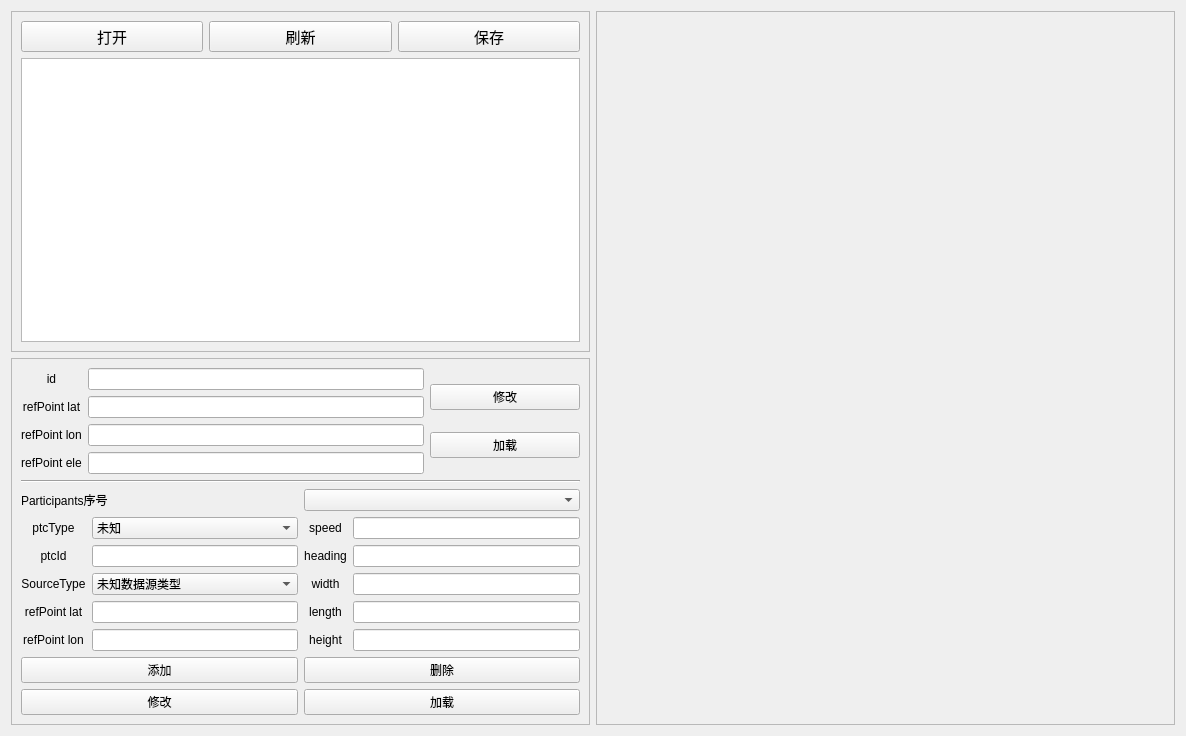
<?xml version="1.0" encoding="UTF-8"?>
<ui version="4.0">
 <class>Form</class>
 <widget class="QWidget" name="Form">
  <property name="geometry">
   <rect>
    <x>0</x>
    <y>0</y>
    <width>1186</width>
    <height>736</height>
   </rect>
  </property>
  <property name="windowTitle">
   <string>rsm配置文件生成工具 1.0</string>
  </property>
  <property name="windowIcon">
   <iconset>
    <normaloff>C:/Users/ctfo/.designer/backup/logo.ico</normaloff>C:/Users/ctfo/.designer/backup/logo.ico</iconset>
  </property>
  <layout class="QGridLayout" name="gridLayout_8">
   <item row="0" column="0">
    <widget class="QFrame" name="frame_2">
     <property name="sizePolicy">
      <sizepolicy hsizetype="Expanding" vsizetype="Expanding">
       <horstretch>0</horstretch>
       <verstretch>0</verstretch>
      </sizepolicy>
     </property>
     <property name="frameShape">
      <enum>QFrame::StyledPanel</enum>
     </property>
     <property name="frameShadow">
      <enum>QFrame::Raised</enum>
     </property>
     <layout class="QGridLayout" name="gridLayout">
      <item row="0" column="0">
       <widget class="QPushButton" name="pushButton_open">
        <property name="font">
         <font>
          <family>Arial</family>
          <pointsize>11</pointsize>
         </font>
        </property>
        <property name="text">
         <string>打开</string>
        </property>
       </widget>
      </item>
      <item row="0" column="1">
       <widget class="QPushButton" name="pushButton_shuaxin">
        <property name="font">
         <font>
          <family>Arial</family>
          <pointsize>11</pointsize>
         </font>
        </property>
        <property name="text">
         <string>刷新</string>
        </property>
       </widget>
      </item>
      <item row="1" column="0" colspan="3">
       <widget class="QTreeView" name="treeView_read">
        <property name="minimumSize">
         <size>
          <width>0</width>
          <height>0</height>
         </size>
        </property>
       </widget>
      </item>
      <item row="0" column="2">
       <widget class="QPushButton" name="pushButton_save">
        <property name="font">
         <font>
          <family>Arial</family>
          <pointsize>11</pointsize>
         </font>
        </property>
        <property name="text">
         <string>保存</string>
        </property>
       </widget>
      </item>
     </layout>
    </widget>
   </item>
   <item row="0" column="1" rowspan="2">
    <widget class="QFrame" name="frame">
     <property name="sizePolicy">
      <sizepolicy hsizetype="MinimumExpanding" vsizetype="MinimumExpanding">
       <horstretch>0</horstretch>
       <verstretch>0</verstretch>
      </sizepolicy>
     </property>
     <property name="minimumSize">
      <size>
       <width>0</width>
       <height>0</height>
      </size>
     </property>
     <property name="frameShape">
      <enum>QFrame::StyledPanel</enum>
     </property>
     <property name="frameShadow">
      <enum>QFrame::Raised</enum>
     </property>
     <layout class="QGridLayout" name="gridLayout_14"/>
    </widget>
   </item>
   <item row="1" column="0">
    <widget class="QFrame" name="frame_1">
     <property name="frameShape">
      <enum>QFrame::StyledPanel</enum>
     </property>
     <property name="frameShadow">
      <enum>QFrame::Raised</enum>
     </property>
     <layout class="QGridLayout" name="gridLayout_10">
      <item row="0" column="1">
       <layout class="QGridLayout" name="gridLayout_7">
        <item row="0" column="0">
         <widget class="QPushButton" name="pushButton_rsmMod">
          <property name="minimumSize">
           <size>
            <width>150</width>
            <height>0</height>
           </size>
          </property>
          <property name="text">
           <string>修改</string>
          </property>
         </widget>
        </item>
        <item row="1" column="0">
         <widget class="QPushButton" name="pushButton_rsmLoad">
          <property name="minimumSize">
           <size>
            <width>150</width>
            <height>0</height>
           </size>
          </property>
          <property name="text">
           <string>加载</string>
          </property>
         </widget>
        </item>
       </layout>
      </item>
      <item row="2" column="0" colspan="2">
       <layout class="QGridLayout" name="gridLayout_9">
        <item row="0" column="0">
         <widget class="QLabel" name="label">
          <property name="text">
           <string>Participants序号</string>
          </property>
          <property name="alignment">
           <set>Qt::AlignLeading|Qt::AlignLeft|Qt::AlignVCenter</set>
          </property>
         </widget>
        </item>
        <item row="0" column="1">
         <widget class="QComboBox" name="comboBox_part"/>
        </item>
       </layout>
      </item>
      <item row="3" column="0" colspan="2">
       <layout class="QGridLayout" name="gridLayout_5">
        <item row="0" column="0">
         <layout class="QGridLayout" name="gridLayout_2">
          <item row="0" column="0">
           <widget class="QLabel" name="label_3">
            <property name="text">
             <string>ptcType</string>
            </property>
            <property name="alignment">
             <set>Qt::AlignCenter</set>
            </property>
           </widget>
          </item>
          <item row="0" column="1">
           <widget class="QComboBox" name="comboBox_ptcType">
            <item>
             <property name="text">
              <string>未知</string>
             </property>
            </item>
            <item>
             <property name="text">
              <string>机动车</string>
             </property>
            </item>
            <item>
             <property name="text">
              <string>非机动车</string>
             </property>
            </item>
            <item>
             <property name="text">
              <string>行人</string>
             </property>
            </item>
            <item>
             <property name="text">
              <string>rsu</string>
             </property>
            </item>
           </widget>
          </item>
          <item row="1" column="0">
           <widget class="QLabel" name="label_4">
            <property name="text">
             <string>ptcId</string>
            </property>
            <property name="alignment">
             <set>Qt::AlignCenter</set>
            </property>
           </widget>
          </item>
          <item row="1" column="1">
           <widget class="QLineEdit" name="lineEdit_ptcId"/>
          </item>
          <item row="2" column="0">
           <widget class="QLabel" name="label_5">
            <property name="text">
             <string>SourceType</string>
            </property>
            <property name="alignment">
             <set>Qt::AlignCenter</set>
            </property>
           </widget>
          </item>
          <item row="2" column="1">
           <widget class="QComboBox" name="comboBox_SourceType">
            <item>
             <property name="text">
              <string>未知数据源类型</string>
             </property>
            </item>
            <item>
             <property name="text">
              <string>RSU 自身信息</string>
             </property>
            </item>
            <item>
             <property name="text">
              <string>参与者自身 广播消息</string>
             </property>
            </item>
            <item>
             <property name="text">
              <string>视频传感器</string>
             </property>
            </item>
            <item>
             <property name="text">
              <string>微波雷达传感器</string>
             </property>
            </item>
            <item>
             <property name="text">
              <string>地磁线圈传感器</string>
             </property>
            </item>
            <item>
             <property name="text">
              <string>激光雷达传感器</string>
             </property>
            </item>
            <item>
             <property name="text">
              <string>感知数据的融合结果</string>
             </property>
            </item>
           </widget>
          </item>
          <item row="3" column="0">
           <widget class="QLabel" name="label_10">
            <property name="minimumSize">
             <size>
              <width>0</width>
              <height>0</height>
             </size>
            </property>
            <property name="text">
             <string>refPoint lat</string>
            </property>
            <property name="alignment">
             <set>Qt::AlignCenter</set>
            </property>
           </widget>
          </item>
          <item row="3" column="1">
           <widget class="QLineEdit" name="lineEdit_lat"/>
          </item>
          <item row="4" column="0">
           <widget class="QLabel" name="label_23">
            <property name="minimumSize">
             <size>
              <width>0</width>
              <height>0</height>
             </size>
            </property>
            <property name="text">
             <string>refPoint lon</string>
            </property>
            <property name="alignment">
             <set>Qt::AlignCenter</set>
            </property>
           </widget>
          </item>
          <item row="4" column="1">
           <widget class="QLineEdit" name="lineEdit_lon"/>
          </item>
         </layout>
        </item>
        <item row="0" column="1">
         <layout class="QGridLayout" name="gridLayout_3">
          <item row="0" column="0">
           <widget class="QLabel" name="label_24">
            <property name="minimumSize">
             <size>
              <width>0</width>
              <height>0</height>
             </size>
            </property>
            <property name="text">
             <string>speed</string>
            </property>
            <property name="alignment">
             <set>Qt::AlignCenter</set>
            </property>
           </widget>
          </item>
          <item row="0" column="1">
           <widget class="QLineEdit" name="lineEdit_speed">
            <property name="minimumSize">
             <size>
              <width>150</width>
              <height>0</height>
             </size>
            </property>
           </widget>
          </item>
          <item row="1" column="0">
           <widget class="QLabel" name="label_25">
            <property name="minimumSize">
             <size>
              <width>0</width>
              <height>0</height>
             </size>
            </property>
            <property name="text">
             <string>heading</string>
            </property>
            <property name="alignment">
             <set>Qt::AlignCenter</set>
            </property>
           </widget>
          </item>
          <item row="1" column="1">
           <widget class="QLineEdit" name="lineEdit_heading"/>
          </item>
          <item row="2" column="0">
           <widget class="QLabel" name="label_26">
            <property name="minimumSize">
             <size>
              <width>0</width>
              <height>0</height>
             </size>
            </property>
            <property name="text">
             <string>width</string>
            </property>
            <property name="alignment">
             <set>Qt::AlignCenter</set>
            </property>
           </widget>
          </item>
          <item row="2" column="1">
           <widget class="QLineEdit" name="lineEdit_width"/>
          </item>
          <item row="3" column="0">
           <widget class="QLabel" name="label_27">
            <property name="minimumSize">
             <size>
              <width>0</width>
              <height>0</height>
             </size>
            </property>
            <property name="text">
             <string>length</string>
            </property>
            <property name="alignment">
             <set>Qt::AlignCenter</set>
            </property>
           </widget>
          </item>
          <item row="3" column="1">
           <widget class="QLineEdit" name="lineEdit_length"/>
          </item>
          <item row="4" column="0">
           <widget class="QLabel" name="label_28">
            <property name="minimumSize">
             <size>
              <width>0</width>
              <height>0</height>
             </size>
            </property>
            <property name="text">
             <string>height</string>
            </property>
            <property name="alignment">
             <set>Qt::AlignCenter</set>
            </property>
           </widget>
          </item>
          <item row="4" column="1">
           <widget class="QLineEdit" name="lineEdit_height"/>
          </item>
         </layout>
        </item>
       </layout>
      </item>
      <item row="0" column="0">
       <layout class="QGridLayout" name="gridLayout_6">
        <item row="0" column="0">
         <widget class="QLabel" name="label_2">
          <property name="minimumSize">
           <size>
            <width>0</width>
            <height>0</height>
           </size>
          </property>
          <property name="text">
           <string>id</string>
          </property>
          <property name="alignment">
           <set>Qt::AlignCenter</set>
          </property>
         </widget>
        </item>
        <item row="0" column="1">
         <widget class="QLineEdit" name="lineEdit_rsmId"/>
        </item>
        <item row="1" column="0">
         <widget class="QLabel" name="label_7">
          <property name="minimumSize">
           <size>
            <width>0</width>
            <height>0</height>
           </size>
          </property>
          <property name="text">
           <string>refPoint lat</string>
          </property>
          <property name="alignment">
           <set>Qt::AlignCenter</set>
          </property>
         </widget>
        </item>
        <item row="1" column="1">
         <widget class="QLineEdit" name="lineEdit_refLat"/>
        </item>
        <item row="2" column="0">
         <widget class="QLabel" name="label_8">
          <property name="minimumSize">
           <size>
            <width>0</width>
            <height>0</height>
           </size>
          </property>
          <property name="text">
           <string>refPoint lon</string>
          </property>
          <property name="alignment">
           <set>Qt::AlignCenter</set>
          </property>
         </widget>
        </item>
        <item row="2" column="1">
         <widget class="QLineEdit" name="lineEdit_refLon"/>
        </item>
        <item row="3" column="0">
         <widget class="QLabel" name="label_9">
          <property name="minimumSize">
           <size>
            <width>0</width>
            <height>0</height>
           </size>
          </property>
          <property name="text">
           <string>refPoint ele</string>
          </property>
          <property name="alignment">
           <set>Qt::AlignCenter</set>
          </property>
         </widget>
        </item>
        <item row="3" column="1">
         <widget class="QLineEdit" name="lineEdit_refEle"/>
        </item>
       </layout>
      </item>
      <item row="4" column="0" colspan="2">
       <layout class="QGridLayout" name="gridLayout_4">
        <item row="0" column="0">
         <widget class="QPushButton" name="pushButton_add">
          <property name="minimumSize">
           <size>
            <width>150</width>
            <height>0</height>
           </size>
          </property>
          <property name="text">
           <string>添加</string>
          </property>
         </widget>
        </item>
        <item row="0" column="1">
         <widget class="QPushButton" name="pushButton_del">
          <property name="minimumSize">
           <size>
            <width>150</width>
            <height>0</height>
           </size>
          </property>
          <property name="text">
           <string>删除</string>
          </property>
         </widget>
        </item>
        <item row="1" column="0">
         <widget class="QPushButton" name="pushButton_mod">
          <property name="minimumSize">
           <size>
            <width>150</width>
            <height>0</height>
           </size>
          </property>
          <property name="text">
           <string>修改</string>
          </property>
         </widget>
        </item>
        <item row="1" column="1">
         <widget class="QPushButton" name="pushButton_load">
          <property name="minimumSize">
           <size>
            <width>150</width>
            <height>0</height>
           </size>
          </property>
          <property name="text">
           <string>加载</string>
          </property>
         </widget>
        </item>
       </layout>
      </item>
      <item row="1" column="0" colspan="2">
       <widget class="Line" name="line">
        <property name="orientation">
         <enum>Qt::Horizontal</enum>
        </property>
       </widget>
      </item>
     </layout>
    </widget>
   </item>
  </layout>
 </widget>
 <resources/>
 <connections>
  <connection>
   <sender>pushButton_open</sender>
   <signal>clicked()</signal>
   <receiver>Form</receiver>
   <slot>push_open()</slot>
   <hints>
    <hint type="sourcelabel">
     <x>28</x>
     <y>24</y>
    </hint>
    <hint type="destinationlabel">
     <x>48</x>
     <y>53</y>
    </hint>
   </hints>
  </connection>
  <connection>
   <sender>pushButton_shuaxin</sender>
   <signal>clicked()</signal>
   <receiver>Form</receiver>
   <slot>push_ditu()</slot>
   <hints>
    <hint type="sourcelabel">
     <x>394</x>
     <y>43</y>
    </hint>
    <hint type="destinationlabel">
     <x>325</x>
     <y>35</y>
    </hint>
   </hints>
  </connection>
  <connection>
   <sender>pushButton_save</sender>
   <signal>clicked()</signal>
   <receiver>Form</receiver>
   <slot>push_save()</slot>
   <hints>
    <hint type="sourcelabel">
     <x>708</x>
     <y>52</y>
    </hint>
    <hint type="destinationlabel">
     <x>610</x>
     <y>6</y>
    </hint>
   </hints>
  </connection>
  <connection>
   <sender>pushButton_rsmMod</sender>
   <signal>clicked()</signal>
   <receiver>Form</receiver>
   <slot>push_rsmMod()</slot>
   <hints>
    <hint type="sourcelabel">
     <x>667</x>
     <y>365</y>
    </hint>
    <hint type="destinationlabel">
     <x>549</x>
     <y>310</y>
    </hint>
   </hints>
  </connection>
  <connection>
   <sender>pushButton_rsmLoad</sender>
   <signal>clicked()</signal>
   <receiver>Form</receiver>
   <slot>push_rsmLoad()</slot>
   <hints>
    <hint type="sourcelabel">
     <x>594</x>
     <y>414</y>
    </hint>
    <hint type="destinationlabel">
     <x>698</x>
     <y>312</y>
    </hint>
   </hints>
  </connection>
  <connection>
   <sender>pushButton_add</sender>
   <signal>clicked()</signal>
   <receiver>Form</receiver>
   <slot>push_add()</slot>
   <hints>
    <hint type="sourcelabel">
     <x>91</x>
     <y>656</y>
    </hint>
    <hint type="destinationlabel">
     <x>6</x>
     <y>652</y>
    </hint>
   </hints>
  </connection>
  <connection>
   <sender>pushButton_del</sender>
   <signal>clicked()</signal>
   <receiver>Form</receiver>
   <slot>push_del()</slot>
   <hints>
    <hint type="sourcelabel">
     <x>418</x>
     <y>662</y>
    </hint>
    <hint type="destinationlabel">
     <x>10</x>
     <y>592</y>
    </hint>
   </hints>
  </connection>
  <connection>
   <sender>pushButton_mod</sender>
   <signal>clicked()</signal>
   <receiver>Form</receiver>
   <slot>push_mod()</slot>
   <hints>
    <hint type="sourcelabel">
     <x>58</x>
     <y>697</y>
    </hint>
    <hint type="destinationlabel">
     <x>3</x>
     <y>694</y>
    </hint>
   </hints>
  </connection>
  <connection>
   <sender>pushButton_load</sender>
   <signal>clicked()</signal>
   <receiver>Form</receiver>
   <slot>push_load()</slot>
   <hints>
    <hint type="sourcelabel">
     <x>479</x>
     <y>697</y>
    </hint>
    <hint type="destinationlabel">
     <x>7</x>
     <y>719</y>
    </hint>
   </hints>
  </connection>
 </connections>
 <slots>
  <slot>push_open()</slot>
  <slot>push_ditu()</slot>
  <slot>push_save()</slot>
  <slot>push_rsmMod()</slot>
  <slot>push_rsmLoad()</slot>
  <slot>push_add()</slot>
  <slot>push_del()</slot>
  <slot>push_mod()</slot>
  <slot>push_load()</slot>
 </slots>
</ui>
